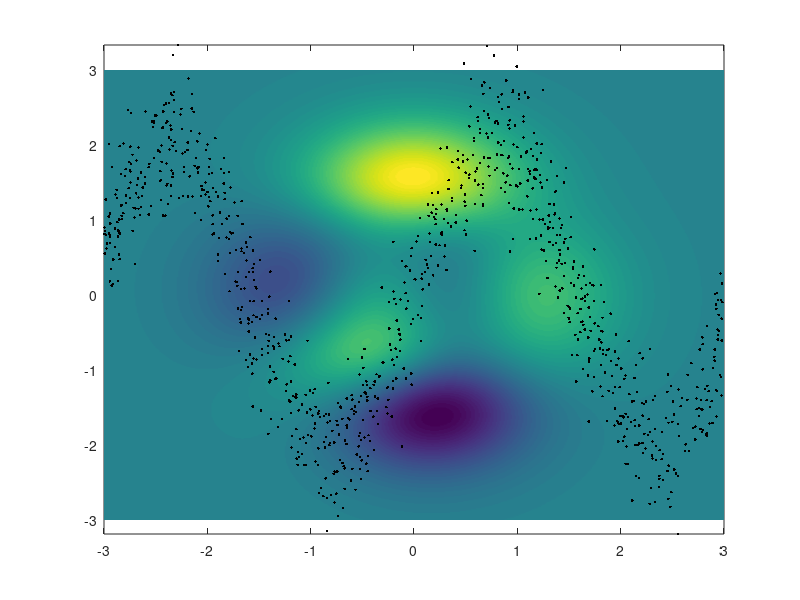
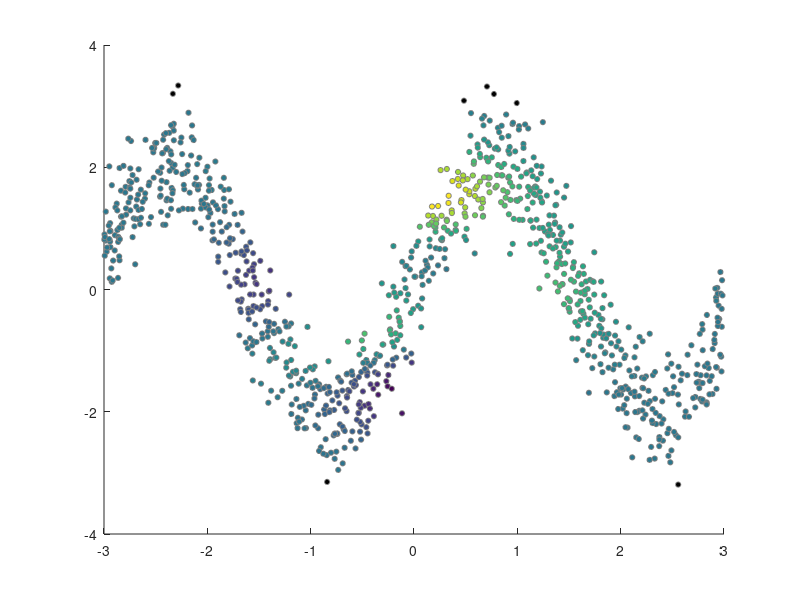

Write the MATLAB code that produced these figures, in order. (Note: this script raises an error after producing the figures.)
%% |gridbin| documentation 
% |gridbin| is a fast way to bin lots of scattered data into a gridded format. 
% This function is similar to griddata with the nearest-neighbor option,
% except that gridbin only produces finite values in grid cells that
% contain finite scattered measurements. This function uses accumarray to
% calculate the mean (or other statistics) of all scattered data within
% each grid cell. 
% 
%% Syntax
% 
%  vq = gridbin(x,y,v,xq,yq) 
%  vq = gridbin(...,@func) 
%  [vq,N] = gridbin(...) 
% 
%% Description
% 
% |vq = gridbin(x,y,v,xq,yq)| produces a 2D grid of values |vq| at the coordinates 
% |xq,yq|. Inputs |x,y,v| may be scattered data, and the output |vq| is the mean
% of all scattered values |v| within each spatial bin. 
% 
% |vq = gridbin(...,@func)| applies any function |@func| to the |v| data. By
% default, |@func| is |@mean|, meaning that vq contains the mean of all values
% |v| within each spatial bin. 
% 
% |[vq,N] = gridbin(...)| also returns a grid |N| containing the number of
% observations |v| in each bin. 

%% Example 1
% Consider this gridded data: 

% Load some sample data: 
[X,Y,Z] = peaks(500); 

figure
pcolor(X,Y,Z)
shading interp

%%
% For this example, we'll sample the peaks data at 1000 scattered point
% that will roughly follow a sinudoid: 

N = 1000; % number of scattered data points
xi = 6*(rand(N,1)-.5); 
yi = 2*sin(xi*2) + 0.5*randn(size(xi)); 
zi = interp2(X,Y,Z,xi,yi); 

hold on
plot(xi,yi,'k.')

%% 
% Here's what the scattered data looks like by itself: 

figure
scatter(xi,yi,15,zi,'filled','MarkerEdgeColor',.5*[1 1 1]); 

%%
% Now take the mean of all scattered points on a grid of resolution 0.25: 

res = 0.25; % resolution of the grid
xs = -4:res:4; 
ys = 4:-res:-4; 
zs = gridbin(xi,yi,zi,xs,ys); 

figure
h=imagesc(xs,ys,zs); 
h.AlphaData = isfinite(zs); 
axis xy image

%% 
% If you have the Image Processing toolbox, you can try filling in the
% missing pixels with |regionfill|: 

zs_filled = regionfill(zs,isnan(zs)); 

figure
imagesc(xs,ys,zs_filled)
axis xy image 

%% 
% And let's put it all together in one plot: 

figure
subplot(2,2,1)
scatter(xi,yi,5,zi,'filled')
title 'original scattered, interpolated data'
axis equal off
axis([-1 1 -1 1]*3)

subplot(2,2,2) 
pcolor(X,Y,Z)
shading interp
title '(original full resolution data)' 
axis equal off
axis([-1 1 -1 1]*3)

subplot(2,2,3) 
h=imagesc(xs,ys,zs); 
h.AlphaData = isfinite(zs); 
axis xy off
title 'gridbin from scattered data' 
axis equal
axis([-1 1 -1 1]*3)

subplot(2,2,4) 
imagesc(xs,ys,zs_filled) 
axis xy off
title 'gridbin filled' 
axis equal
axis([-1 1 -1 1]*3)

%% Example 2: Number of data points 
% An optional second output from the |gridbin| function gives the number of
% observations in each grid cell. So in the example above, we could have 
% request the second output from the |gridbin| function like this: 

[zs,N] = gridbin(xi,yi,zi,xs,ys); 

figure
imagesc(xs,ys,N)
axis xy image
title 'number of scattered datapoints in each grid cell.'
colorbar

%% Example 3: Other statistics
% The |gridbin| function uses |accumarray| to accumulate the statistics of
% all scattered points within each grid cell. By default |gridbin| assumes you want 
% the mean z value in each grid cell, but you can just as easily request
% other statistics, like standard deviation: 

z_std = gridbin(xi,yi,zi,xs,ys,@std); 

figure
imagesc(xs,ys,z_std)
axis xy image
title 'standard deviation of all data points in each grid cell.'
colorbar
colormap cool

%% Author Info
% This function was written by Chad A. Greene of NASA's Jet Propulsion
% Laboratory, August 2021. 
